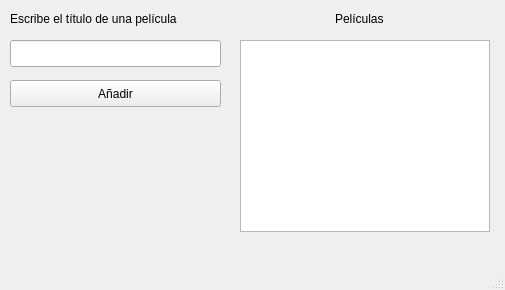
<?xml version="1.0" encoding="UTF-8"?>
<ui version="4.0">
 <class>MainWindow</class>
 <widget class="QMainWindow" name="MainWindow">
  <property name="geometry">
   <rect>
    <x>0</x>
    <y>0</y>
    <width>505</width>
    <height>290</height>
   </rect>
  </property>
  <property name="windowTitle">
   <string>Peliculero</string>
  </property>
  <widget class="QWidget" name="centralwidget">
   <widget class="QListWidget" name="list_peliculas">
    <property name="geometry">
     <rect>
      <x>240</x>
      <y>40</y>
      <width>250</width>
      <height>192</height>
     </rect>
    </property>
   </widget>
   <widget class="QLineEdit" name="text_pelicula">
    <property name="geometry">
     <rect>
      <x>10</x>
      <y>40</y>
      <width>211</width>
      <height>27</height>
     </rect>
    </property>
   </widget>
   <widget class="QLabel" name="label">
    <property name="geometry">
     <rect>
      <x>10</x>
      <y>10</y>
      <width>211</width>
      <height>17</height>
     </rect>
    </property>
    <property name="text">
     <string>Escribe el título de una película</string>
    </property>
   </widget>
   <widget class="QLabel" name="label_2">
    <property name="geometry">
     <rect>
      <x>335</x>
      <y>10</y>
      <width>60</width>
      <height>17</height>
     </rect>
    </property>
    <property name="text">
     <string>Películas</string>
    </property>
   </widget>
   <widget class="QPushButton" name="btn_aniadir">
    <property name="geometry">
     <rect>
      <x>10</x>
      <y>80</y>
      <width>211</width>
      <height>27</height>
     </rect>
    </property>
    <property name="text">
     <string>Añadir</string>
    </property>
   </widget>
  </widget>
  <widget class="QMenuBar" name="menubar">
   <property name="geometry">
    <rect>
     <x>0</x>
     <y>0</y>
     <width>505</width>
     <height>25</height>
    </rect>
   </property>
  </widget>
  <widget class="QStatusBar" name="statusbar"/>
 </widget>
 <resources/>
 <connections/>
</ui>
